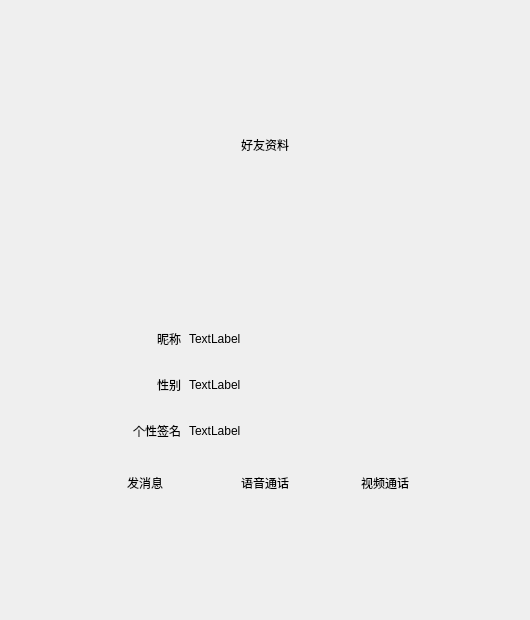
<?xml version="1.0" encoding="UTF-8"?>
<ui version="4.0">
 <class>FriendInfoPage</class>
 <widget class="QWidget" name="FriendInfoPage">
  <property name="geometry">
   <rect>
    <x>0</x>
    <y>0</y>
    <width>530</width>
    <height>620</height>
   </rect>
  </property>
  <property name="windowTitle">
   <string>FriendInfoPage</string>
  </property>
  <layout class="QVBoxLayout" name="root_layout">
   <property name="spacing">
    <number>0</number>
   </property>
   <property name="leftMargin">
    <number>0</number>
   </property>
   <property name="topMargin">
    <number>0</number>
   </property>
   <property name="rightMargin">
    <number>0</number>
   </property>
   <property name="bottomMargin">
    <number>0</number>
   </property>
   <item>
    <spacer name="top_stretch">
     <property name="orientation">
      <enum>Qt::Orientation::Vertical</enum>
     </property>
     <property name="sizeType">
      <enum>QSizePolicy::Policy::Expanding</enum>
     </property>
     <property name="sizeHint" stdset="0">
      <size>
       <width>20</width>
       <height>20</height>
      </size>
     </property>
    </spacer>
   </item>
   <item>
    <layout class="QHBoxLayout" name="center_row">
     <property name="spacing">
      <number>0</number>
     </property>
     <property name="leftMargin">
      <number>0</number>
     </property>
     <property name="topMargin">
      <number>0</number>
     </property>
     <property name="rightMargin">
      <number>0</number>
     </property>
     <property name="bottomMargin">
      <number>0</number>
     </property>
     <item>
      <spacer name="left_stretch">
       <property name="orientation">
        <enum>Qt::Orientation::Horizontal</enum>
       </property>
       <property name="sizeType">
        <enum>QSizePolicy::Policy::Expanding</enum>
       </property>
       <property name="sizeHint" stdset="0">
        <size>
         <width>20</width>
         <height>20</height>
        </size>
       </property>
      </spacer>
     </item>
     <item>
      <widget class="QWidget" name="friend_info_card" native="true">
       <property name="minimumSize">
        <size>
         <width>420</width>
         <height>430</height>
        </size>
       </property>
       <property name="maximumSize">
        <size>
         <width>420</width>
         <height>430</height>
        </size>
       </property>
       <layout class="QVBoxLayout" name="card_layout">
        <property name="spacing">
         <number>10</number>
        </property>
        <property name="leftMargin">
         <number>34</number>
        </property>
        <property name="topMargin">
         <number>26</number>
        </property>
        <property name="rightMargin">
         <number>34</number>
        </property>
        <property name="bottomMargin">
         <number>24</number>
        </property>
        <item>
         <widget class="QLabel" name="card_title">
          <property name="minimumSize">
           <size>
            <width>0</width>
            <height>32</height>
           </size>
          </property>
          <property name="text">
           <string>好友资料</string>
          </property>
          <property name="alignment">
           <set>Qt::AlignmentFlag::AlignCenter</set>
          </property>
         </widget>
        </item>
        <item>
         <layout class="QHBoxLayout" name="avatar_row">
          <property name="spacing">
           <number>0</number>
          </property>
          <item>
           <spacer name="avatar_left_stretch">
            <property name="orientation">
             <enum>Qt::Orientation::Horizontal</enum>
            </property>
            <property name="sizeType">
             <enum>QSizePolicy::Policy::Expanding</enum>
            </property>
            <property name="sizeHint" stdset="0">
             <size>
              <width>20</width>
              <height>20</height>
             </size>
            </property>
           </spacer>
          </item>
          <item>
           <widget class="QLabel" name="head_label">
            <property name="minimumSize">
             <size>
              <width>132</width>
              <height>132</height>
             </size>
            </property>
            <property name="maximumSize">
             <size>
              <width>132</width>
              <height>132</height>
             </size>
            </property>
            <property name="text">
             <string/>
            </property>
            <property name="alignment">
             <set>Qt::AlignmentFlag::AlignCenter</set>
            </property>
           </widget>
          </item>
          <item>
           <spacer name="avatar_right_stretch">
            <property name="orientation">
             <enum>Qt::Orientation::Horizontal</enum>
            </property>
            <property name="sizeType">
             <enum>QSizePolicy::Policy::Expanding</enum>
            </property>
            <property name="sizeHint" stdset="0">
             <size>
              <width>20</width>
              <height>20</height>
             </size>
            </property>
           </spacer>
          </item>
         </layout>
        </item>
      <item>
       <layout class="QHBoxLayout" name="name_row">
        <property name="spacing">
         <number>8</number>
        </property>
        <item>
         <spacer name="name_row_left">
          <property name="orientation">
           <enum>Qt::Orientation::Horizontal</enum>
          </property>
          <property name="sizeType">
           <enum>QSizePolicy::Policy::Expanding</enum>
          </property>
          <property name="sizeHint" stdset="0">
           <size>
            <width>20</width>
            <height>20</height>
           </size>
          </property>
         </spacer>
        </item>
        <item>
         <widget class="QLabel" name="name_title_label">
          <property name="minimumSize">
           <size>
            <width>70</width>
            <height>0</height>
           </size>
          </property>
          <property name="maximumSize">
           <size>
            <width>70</width>
            <height>16777215</height>
           </size>
          </property>
          <property name="text">
           <string>昵称</string>
          </property>
          <property name="alignment">
           <set>Qt::AlignmentFlag::AlignRight|Qt::AlignmentFlag::AlignTrailing|Qt::AlignmentFlag::AlignVCenter</set>
          </property>
         </widget>
        </item>
        <item>
         <widget class="QLabel" name="name_label">
          <property name="minimumSize">
           <size>
            <width>230</width>
            <height>36</height>
           </size>
          </property>
          <property name="maximumSize">
           <size>
            <width>230</width>
            <height>36</height>
           </size>
          </property>
          <property name="text">
           <string>TextLabel</string>
          </property>
          <property name="alignment">
           <set>Qt::AlignmentFlag::AlignLeading|Qt::AlignmentFlag::AlignLeft|Qt::AlignmentFlag::AlignVCenter</set>
          </property>
         </widget>
        </item>
        <item>
         <spacer name="name_row_right">
          <property name="orientation">
           <enum>Qt::Orientation::Horizontal</enum>
          </property>
          <property name="sizeType">
           <enum>QSizePolicy::Policy::Expanding</enum>
          </property>
          <property name="sizeHint" stdset="0">
           <size>
            <width>20</width>
            <height>20</height>
           </size>
          </property>
         </spacer>
        </item>
       </layout>
      </item>
      <item>
       <layout class="QHBoxLayout" name="sex_row">
        <property name="spacing">
         <number>8</number>
        </property>
        <item>
         <spacer name="sex_row_left">
          <property name="orientation">
           <enum>Qt::Orientation::Horizontal</enum>
          </property>
          <property name="sizeType">
           <enum>QSizePolicy::Policy::Expanding</enum>
          </property>
          <property name="sizeHint" stdset="0">
           <size>
            <width>20</width>
            <height>20</height>
           </size>
          </property>
         </spacer>
        </item>
        <item>
         <widget class="QLabel" name="sex_title_label">
          <property name="minimumSize">
           <size>
            <width>70</width>
            <height>0</height>
           </size>
          </property>
          <property name="maximumSize">
           <size>
            <width>70</width>
            <height>16777215</height>
           </size>
          </property>
          <property name="text">
           <string>性别</string>
          </property>
          <property name="alignment">
           <set>Qt::AlignmentFlag::AlignRight|Qt::AlignmentFlag::AlignTrailing|Qt::AlignmentFlag::AlignVCenter</set>
          </property>
         </widget>
        </item>
        <item>
         <widget class="QLabel" name="sex_label">
          <property name="minimumSize">
           <size>
            <width>230</width>
            <height>36</height>
           </size>
          </property>
          <property name="maximumSize">
           <size>
            <width>230</width>
            <height>36</height>
           </size>
          </property>
          <property name="text">
           <string>TextLabel</string>
          </property>
          <property name="alignment">
           <set>Qt::AlignmentFlag::AlignLeading|Qt::AlignmentFlag::AlignLeft|Qt::AlignmentFlag::AlignVCenter</set>
          </property>
         </widget>
        </item>
        <item>
         <spacer name="sex_row_right">
          <property name="orientation">
           <enum>Qt::Orientation::Horizontal</enum>
          </property>
          <property name="sizeType">
           <enum>QSizePolicy::Policy::Expanding</enum>
          </property>
          <property name="sizeHint" stdset="0">
           <size>
            <width>20</width>
            <height>20</height>
           </size>
          </property>
         </spacer>
        </item>
       </layout>
      </item>
      <item>
       <layout class="QHBoxLayout" name="desc_row">
        <property name="spacing">
         <number>8</number>
        </property>
        <item>
         <spacer name="desc_row_left">
          <property name="orientation">
           <enum>Qt::Orientation::Horizontal</enum>
          </property>
          <property name="sizeType">
           <enum>QSizePolicy::Policy::Expanding</enum>
          </property>
          <property name="sizeHint" stdset="0">
           <size>
            <width>20</width>
            <height>20</height>
           </size>
          </property>
         </spacer>
        </item>
        <item>
         <widget class="QLabel" name="desc_title_label">
          <property name="minimumSize">
           <size>
            <width>70</width>
            <height>0</height>
           </size>
          </property>
          <property name="maximumSize">
           <size>
            <width>70</width>
            <height>16777215</height>
           </size>
          </property>
          <property name="text">
           <string>个性签名</string>
          </property>
          <property name="alignment">
           <set>Qt::AlignmentFlag::AlignRight|Qt::AlignmentFlag::AlignTrailing|Qt::AlignmentFlag::AlignVCenter</set>
          </property>
         </widget>
        </item>
        <item>
         <widget class="QLabel" name="desc_label">
          <property name="minimumSize">
           <size>
            <width>230</width>
            <height>36</height>
           </size>
          </property>
          <property name="maximumSize">
           <size>
            <width>230</width>
            <height>36</height>
           </size>
          </property>
          <property name="text">
           <string>TextLabel</string>
          </property>
          <property name="alignment">
           <set>Qt::AlignmentFlag::AlignLeading|Qt::AlignmentFlag::AlignLeft|Qt::AlignmentFlag::AlignVCenter</set>
          </property>
         </widget>
        </item>
        <item>
         <spacer name="desc_row_right">
          <property name="orientation">
           <enum>Qt::Orientation::Horizontal</enum>
          </property>
          <property name="sizeType">
           <enum>QSizePolicy::Policy::Expanding</enum>
          </property>
          <property name="sizeHint" stdset="0">
           <size>
            <width>20</width>
            <height>20</height>
           </size>
          </property>
         </spacer>
        </item>
       </layout>
      </item>
      <item>
       <layout class="QHBoxLayout" name="action_row">
        <property name="spacing">
         <number>10</number>
        </property>
        <property name="leftMargin">
         <number>0</number>
        </property>
        <property name="topMargin">
         <number>6</number>
        </property>
        <property name="rightMargin">
         <number>0</number>
        </property>
        <property name="bottomMargin">
         <number>0</number>
        </property>
        <item>
         <spacer name="action_left_stretch">
          <property name="orientation">
           <enum>Qt::Orientation::Horizontal</enum>
          </property>
          <property name="sizeType">
           <enum>QSizePolicy::Policy::Expanding</enum>
          </property>
          <property name="sizeHint" stdset="0">
           <size>
            <width>20</width>
            <height>20</height>
           </size>
          </property>
         </spacer>
        </item>
      <item>
       <widget class="ClickedLabel" name="send_msg_label">
        <property name="minimumSize">
         <size>
          <width>110</width>
          <height>36</height>
         </size>
        </property>
        <property name="maximumSize">
         <size>
          <width>110</width>
          <height>36</height>
         </size>
        </property>
        <property name="cursor">
         <cursorShape>PointingHandCursor</cursorShape>
        </property>
        <property name="text">
         <string>发消息</string>
        </property>
        <property name="alignment">
         <set>Qt::AlignmentFlag::AlignCenter</set>
        </property>
       </widget>
      </item>
      <item>
       <widget class="QLabel" name="voice_label">
        <property name="minimumSize">
         <size>
          <width>110</width>
          <height>36</height>
         </size>
        </property>
        <property name="maximumSize">
         <size>
          <width>110</width>
          <height>36</height>
         </size>
        </property>
        <property name="cursor">
         <cursorShape>PointingHandCursor</cursorShape>
        </property>
        <property name="text">
         <string>语音通话</string>
        </property>
        <property name="alignment">
         <set>Qt::AlignmentFlag::AlignCenter</set>
        </property>
       </widget>
      </item>
      <item>
       <widget class="QLabel" name="video_label">
        <property name="minimumSize">
         <size>
          <width>110</width>
          <height>36</height>
         </size>
        </property>
        <property name="maximumSize">
         <size>
          <width>110</width>
          <height>36</height>
         </size>
        </property>
        <property name="cursor">
         <cursorShape>PointingHandCursor</cursorShape>
        </property>
        <property name="text">
         <string>视频通话</string>
        </property>
        <property name="alignment">
         <set>Qt::AlignmentFlag::AlignCenter</set>
        </property>
       </widget>
      </item>
        <item>
         <spacer name="action_right_stretch">
          <property name="orientation">
           <enum>Qt::Orientation::Horizontal</enum>
          </property>
          <property name="sizeType">
           <enum>QSizePolicy::Policy::Expanding</enum>
          </property>
          <property name="sizeHint" stdset="0">
           <size>
            <width>20</width>
            <height>20</height>
           </size>
          </property>
         </spacer>
        </item>
       </layout>
      </item>
       </layout>
      </widget>
     </item>
     <item>
      <spacer name="right_stretch">
       <property name="orientation">
        <enum>Qt::Orientation::Horizontal</enum>
       </property>
       <property name="sizeType">
        <enum>QSizePolicy::Policy::Expanding</enum>
       </property>
       <property name="sizeHint" stdset="0">
        <size>
         <width>20</width>
         <height>20</height>
        </size>
       </property>
      </spacer>
     </item>
    </layout>
   </item>
   <item>
    <spacer name="bottom_stretch">
     <property name="orientation">
      <enum>Qt::Orientation::Vertical</enum>
     </property>
     <property name="sizeType">
      <enum>QSizePolicy::Policy::Expanding</enum>
     </property>
     <property name="sizeHint" stdset="0">
      <size>
       <width>20</width>
       <height>20</height>
      </size>
     </property>
    </spacer>
   </item>
  </layout>
 </widget>
 <customwidgets>
  <customwidget>
   <class>ClickedLabel</class>
   <extends>QLabel</extends>
   <header>clickedlabel.h</header>
  </customwidget>
 </customwidgets>
 <resources/>
 <connections/>
</ui>
